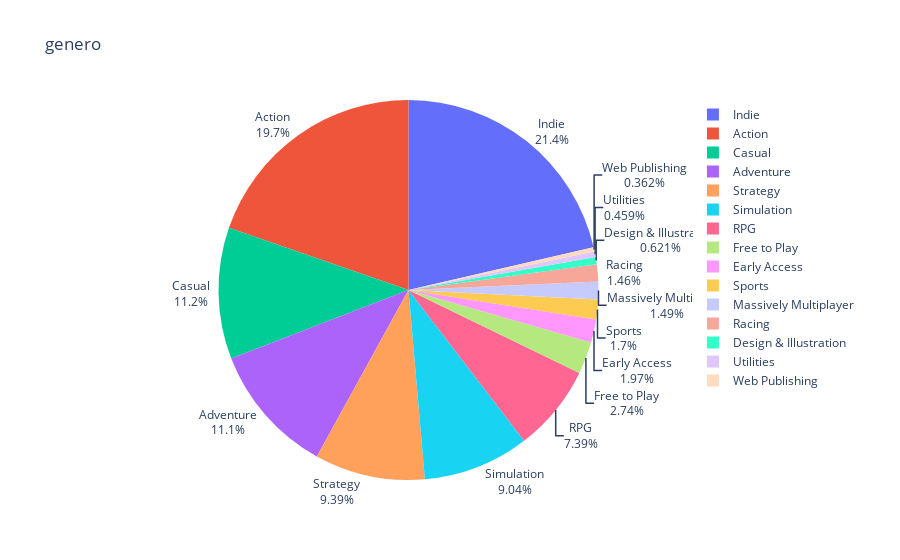

The code cell stored with this chart in its notebook:
### Code cell
showPiePx(juego_genero.genero)

### Figure 1 — Plotly figure (JSON) as saved in the notebook; plotly's stock layout.template omitted (floating-point values rounded to 4 significant figures)
{"data": [{"domain": {"x": [0, 1], "y": [0, 1]}, "hovertemplate": "valor=%{label}<br>ocurrencia=%{value}<extra></extra>", "labels": ["Indie", "Action", "Casual", "Adventure", "Strategy", "Simulation", "RPG", "Free to Play", "Early Access", "Sports", "Massively Multiplayer", "Racing", "Design &amp; Illustration", "Utilities", "Web Publishing"], "legendgroup": "", "name": "", "showlegend": true, "textinfo": "percent+label", "textposition": "outside", "type": "pie", "values": [15858, 14601, 8282, 8242, 6957, 6699, 5479, 2031, 1462, 1257, 1108, 1083, 460, 340, 268]}], "layout": {"legend": {"tracegroupgap": 0}, "title": {"text": "genero"}}}
